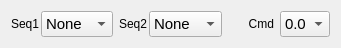
     <widget class="QWidget" name="layoutWidget">
      <property name="geometry">
       <rect>
        <x>5</x>
        <y>50</y>
        <width>341</width>
        <height>28</height>
       </rect>
      </property>
      <layout class="QHBoxLayout" name="horizontalLayout_7">
       <item>
        <layout class="QHBoxLayout" name="horizontalLayout_3">
         <property name="spacing">
          <number>0</number>
         </property>
         <item>
          <widget class="QLabel" name="label_14">
           <property name="maximumSize">
            <size>
             <width>30</width>
             <height>16777215</height>
            </size>
           </property>
           <property name="text">
            <string>Seq1</string>
           </property>
          </widget>
         </item>
         <item>
          <widget class="QComboBox" name="PSPReversal_Sequence1">
           <property name="maximumSize">
            <size>
             <width>75</width>
             <height>16777215</height>
            </size>
           </property>
           <property name="font">
            <font>
             <pointsize>11</pointsize>
            </font>
           </property>
           <item>
            <property name="text">
             <string>None</string>
            </property>
           </item>
           <item>
            <property name="text">
             <string>001</string>
            </property>
           </item>
           <item>
            <property name="text">
             <string>002</string>
            </property>
           </item>
           <item>
            <property name="text">
             <string>003</string>
            </property>
           </item>
           <item>
            <property name="text">
             <string>004</string>
            </property>
           </item>
          </widget>
         </item>
        </layout>
       </item>
       <item>
        <layout class="QHBoxLayout" name="horizontalLayout_4">
         <property name="spacing">
          <number>0</number>
         </property>
         <item>
          <widget class="QLabel" name="label_19">
           <property name="maximumSize">
            <size>
             <width>30</width>
             <height>16777215</height>
            </size>
           </property>
           <property name="text">
            <string>Seq2</string>
           </property>
          </widget>
         </item>
         <item>
          <widget class="QComboBox" name="PSPReversal_Sequence2">
           <property name="maximumSize">
            <size>
             <width>75</width>
             <height>16777215</height>
            </size>
           </property>
           <property name="font">
            <font>
             <pointsize>11</pointsize>
            </font>
           </property>
           <item>
            <property name="text">
             <string>None</string>
            </property>
           </item>
          </widget>
         </item>
        </layout>
       </item>
       <item>
        <layout class="QHBoxLayout" name="horizontalLayout_5">
         <item>
          <widget class="QLabel" name="label_16">
           <property name="text">
            <string>Cmd</string>
           </property>
           <property name="alignment">
            <set>Qt::AlignRight|Qt::AlignTrailing|Qt::AlignVCenter</set>
           </property>
          </widget>
         </item>
         <item>
          <widget class="QComboBox" name="PSPReversal_tauh_Commands">
           <property name="font">
            <font>
             <pointsize>11</pointsize>
            </font>
           </property>
           <item>
            <property name="text">
             <string>0.0</string>
            </property>
           </item>
          </widget>
         </item>
        </layout>
       </item>
      </layout>
     </widget>
